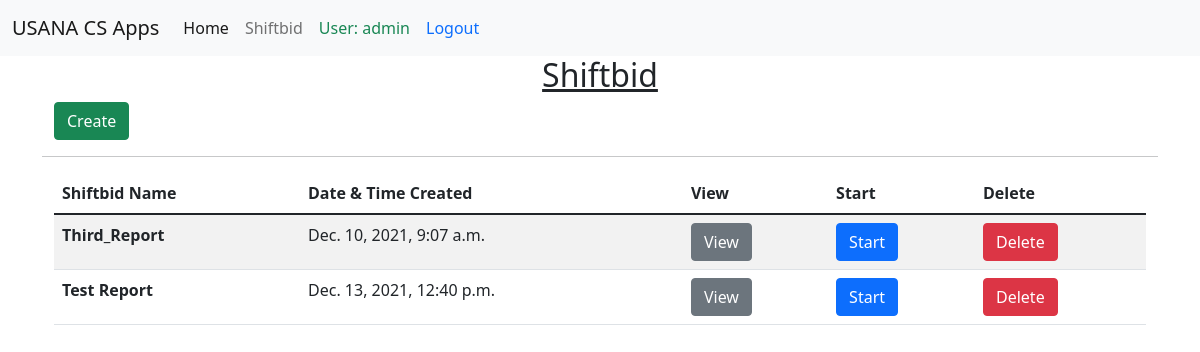
The app's page /shiftbid/ (signed in) with its own data.
### shiftbid/models.py (models this page shows, shortened)
class Shiftbid(models.Model):
    report_name = models.CharField(
        max_length=250, verbose_name='Report Name', blank=False)
    datetime_created = models.DateTimeField(auto_now_add=True)

### shiftbid/views.py (the view)
# urls.py: path('', ShiftbidListView.as_view(), name='shiftbid_home'),
class ShiftbidListView(LoginRequiredMixin, ListView):
    login_url = '/accounts/login/'
    redirect_field_name = 'redirect_to'
    model = Shiftbid
    template_name = 'shiftbid/shiftbid_index.html'

### templates/shiftbid/shiftbid_index.html (shortened to what this page needs)
{% extends '_base.html' %}
{% load static %}
{% block content %}
<h2 class="text-center"><u>Shiftbid</u></h2>
<div class="container">
    <a href="{% url 'shiftbid_create' %}" class="btn btn-success">Create</a>
</div>
<hr>
<div class="container">
    <table class="table table-striped">
        <thead>
            <tr>
                <th scope="col">Shiftbid Name</th>
                <th scope="col">Date & Time Created</th>
                <th scope="col">View</th>
                <th scope="col">Start</th>
                <th scope="col">Delete</th>
            </tr>
        </thead>
        <tbody>
            {% for shiftbid in object_list %}
            <tr>
                <th scope="row">{{shiftbid.report_name}}</th>
                <td>{{shiftbid.datetime_created}}</td>
                <td><a href="{% url 'shiftbid_list' shiftbid.pk %}" class="btn btn-secondary">View</a></td>
                <td>
                    <form action="{% url 'shiftbid_start' shiftbid.pk %}" method="post">
                        <button type="submit" class="btn btn-primary">Start</button>
                    </form>
                </td>
                <td><a href="{% url 'shiftbid_delete' shiftbid.pk %}" class="btn btn-danger">Delete</a></td>
            </tr>
            {% endfor %}
        </tbody>
    </table>
</div>
{% endblock content %}

### templates/_base.html (shortened to what this page needs)
{% load static %}
<!DOCTYPE html>
<html lang="en">
<head>
    <link href="{% static 'css/bootstrap.min.css' %}" rel="stylesheet">
</head>
<body>
    <nav class="navbar navbar-expand-lg navbar-light bg-light">
        <div class="container-fluid">
            <a class="navbar-brand" href="#">USANA CS Apps</a>
            <div class="collapse navbar-collapse" id="navbarNavDropdown">
                <ul class="navbar-nav">
                    <li class="nav-item">
                        <a class="nav-link active" aria-current="page" href="#">Home</a>
                    </li>
                    <li class="nav-item">
                        <a class="nav-link" href="{% url 'shiftbid_home' %}">Shiftbid</a>
                    </li>
                    {% if user.is_authenticated %}
                    <li class="nav-link text-success">User: {{ user.get_username }}</li>
                    <li><a class="nav-link text-primary" href="{% url 'logout'%}?next={{request.path}}">Logout</a></li>
                    {% else %}
                    <li><a class="nav-link text-primary" href="{% url 'login'%}?next={{request.path}}">Login</a></li>
                    {% endif %}
                </ul>
            </div>
        </div>
    </nav>
    <div class="container">
        {% block content %}
        {% endblock content %}
    </div>
</body>
</html>

### records on screen
Shiftbid: report_name "Third_Report", datetime_created "Dec. 10, 2021, 9:07 a.m."
Shiftbid: report_name "Test Report", datetime_created "Dec. 13, 2021, 12:40 p.m."

### other values on screen
{{ user.get_username }} "admin"
